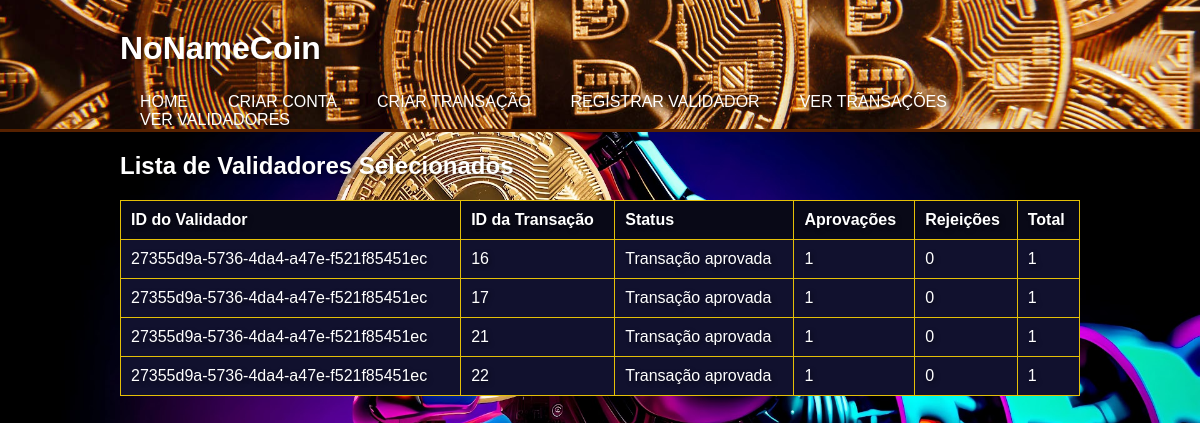
Before: /view_validators with the older database file.
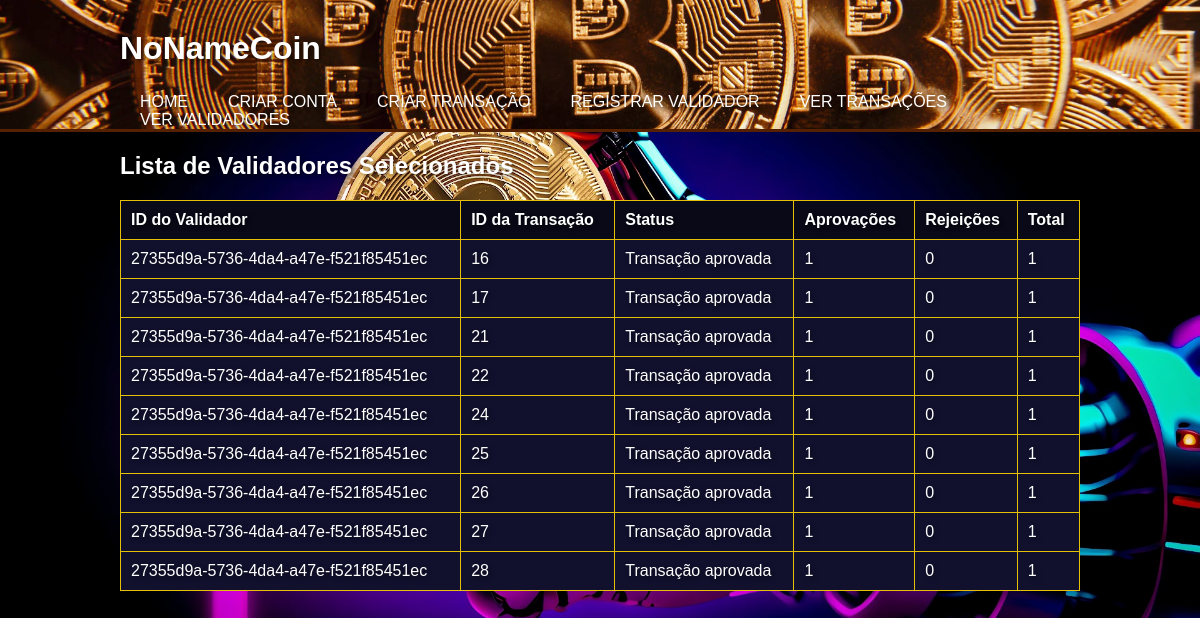
After: the same page with the newer database file.
### tables this page shows
CREATE TABLE validator_history (
                      validator_id TEXT NOT NULL,
                      transaction_id INTEGER NOT NULL,
                      validation_status INTEGER,
                      penalty INTEGER DEFAULT 0, approvals INTEGER, rejections INTEGER, total INTEGER DEFAULT 1,
                      FOREIGN KEY (validator_id) REFERENCES validators (validator_id),
                      FOREIGN KEY (transaction_id) REFERENCES transactions (transaction_id));

### app.py (the view)
@app.route('/view_validators')
def view_validators():
    try:
        conn = sqlite3.connect(db_name)
        cursor = conn.cursor()
        cursor.execute("SELECT * FROM validator_history WHERE validation_status=1")
        validators = cursor.fetchall()
        conn.close()
        return render_template('view_validators.html', validators=validators)
    except Exception as e:
        return jsonify({"status": "error", "message": str(e)}), 500

### templates/view_validators.html (shortened to what this page needs)
<!DOCTYPE html>
<html lang="en">
<head>
    <link rel="stylesheet" type="text/css" href="{{ url_for('static', filename='style.css') }}">
</head>
<body>
    <header>
        <div class="container">
            <div id="branding">
                <h1>NoNameCoin</h1>
            </div>
            <nav>
                <ul>
                    <li><a href="/">Home</a></li>
                    <li><a href="/create_account">Criar Conta</a></li>
                    <li><a href="/create_trans">Criar Transação</a></li>
                    <li><a href="/register_validator">Registrar Validador</a></li>
                    <li><a href="/view_transactions">Ver Transações</a></li>
                    <li><a href="/view_validators">Ver Validadores</a></li>
                </ul>
            </nav>
        </div>
    </header>
    <div class="container">
        <h2>Lista de Validadores Selecionados</h2>
        <table>
            <tr>
                <th>ID do Validador</th>
                <th>ID da Transação</th>
                <th>Status</th>
                <th>Aprovações</th>
                <th>Rejeições</th>
                <th>Total</th>
            </tr>
            {% for validator in validators %}
            <tr>
                <td>{{ validator[0] }}</td>
                <td>{{ validator[1] }}</td>
                <td>{{ 'Transação aprovada' if validator[2] == 1 else 'Transação não aprovada' }}</td>
                <td>{{ validator[4] }}</td>
                <td>{{ validator[5] }}</td>
                <td>{{ validator[6] }}</td>
            </tr>
            {% endfor %}
        </table>
    </div>
</body>
</html>

### static/style.css (style rules this page uses)
body { font-family: Arial, sans-serif; background-color: #f1eddd; margin: 0; padding: 0; background-image: url('bitcoin-wallpaper-4k.jpg'); background-size: cover; background-repeat: no-repeat; }
h2, p { color: white; text-shadow: 2px 2px 4px rgba(0, 0, 0, 0.5); }
.container { color: white; text-shadow: 2px 2px 4px rgba(0, 0, 0, 0.5); width: 80%; margin: 0 auto; overflow: hidden; }
header { background-image: url('bitcoin-wnjw4r5olqgfwh9r.jpg'); background-size: cover; background-position: center; background-repeat: no-repeat; color: #fff; padding-top: 30px; min-height: 70px; border-bottom: #562100 3px solid; }
header a { color: #fff; text-decoration: none; text-transform: uppercase; font-size: 16px; }
header ul { padding: 0; list-style: none; }
header ul li { float: left; display: inline; padding: 0 20px 0 20px; }
header #branding { float: left; }
header #branding h1 { margin: 0; }
header nav { float: right; margin-top: 10px; }
a { color: #ffffff; }
table { width: 100%; margin-top: 20px; border-collapse: collapse; background-color: #11112e; }
table, th, td { border: 1px solid #e5c007; }
th, td { padding: 10px; text-align: left; }
th { background: #090917; }

Changed rows visible on the page:
added validator_history: validator "27355d9a-5736-4da4-a47e-f521f85451ec", transaction "24", validation_status "Transação aprovada", approvals "1", rejections "0", total "1"
added validator_history: validator "27355d9a-5736-4da4-a47e-f521f85451ec", transaction "25", validation_status "Transação aprovada", approvals "1", rejections "0", total "1"
added validator_history: validator "27355d9a-5736-4da4-a47e-f521f85451ec", transaction "26", validation_status "Transação aprovada", approvals "1", rejections "0", total "1"
added validator_history: validator "27355d9a-5736-4da4-a47e-f521f85451ec", transaction "27", validation_status "Transação aprovada", approvals "1", rejections "0", total "1"
added validator_history: validator "27355d9a-5736-4da4-a47e-f521f85451ec", transaction "28", validation_status "Transação aprovada", approvals "1", rejections "0", total "1"
